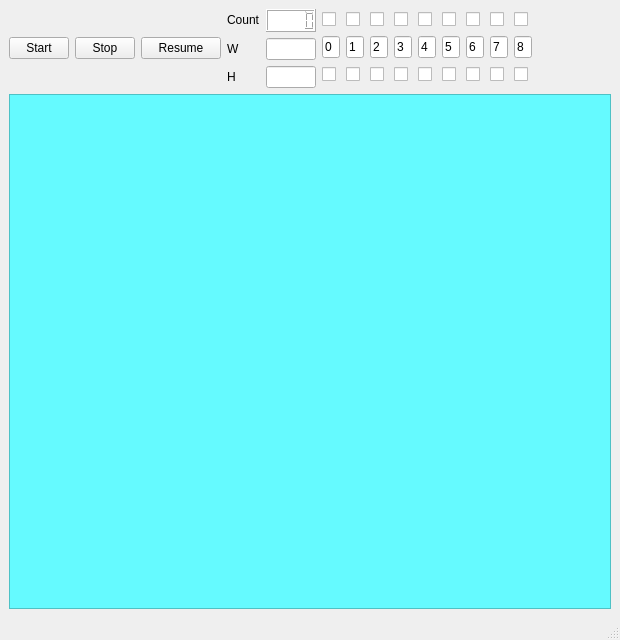
<?xml version="1.0" encoding="UTF-8"?>
<ui version="4.0">
 <class>MainWindow</class>
 <widget class="QMainWindow" name="MainWindow">
  <property name="geometry">
   <rect>
    <x>0</x>
    <y>0</y>
    <width>620</width>
    <height>640</height>
   </rect>
  </property>
  <property name="minimumSize">
   <size>
    <width>620</width>
    <height>640</height>
   </size>
  </property>
  <property name="windowTitle">
   <string>MainWindow</string>
  </property>
  <widget class="QWidget" name="centralwidget">
   <layout class="QVBoxLayout" name="verticalLayout_4">
    <item>
     <layout class="QHBoxLayout" name="horizontalLayout_4">
      <item>
       <widget class="QPushButton" name="pBut_1">
        <property name="maximumSize">
         <size>
          <width>60</width>
          <height>16777215</height>
         </size>
        </property>
        <property name="text">
         <string>Start</string>
        </property>
       </widget>
      </item>
      <item>
       <widget class="QPushButton" name="pBut_2">
        <property name="maximumSize">
         <size>
          <width>60</width>
          <height>16777215</height>
         </size>
        </property>
        <property name="text">
         <string>Stop</string>
        </property>
       </widget>
      </item>
      <item>
       <widget class="QPushButton" name="pBut_3">
        <property name="maximumSize">
         <size>
          <width>80</width>
          <height>16777215</height>
         </size>
        </property>
        <property name="text">
         <string>Resume</string>
        </property>
       </widget>
      </item>
      <item>
       <layout class="QVBoxLayout" name="verticalLayout_2">
        <item>
         <widget class="QLabel" name="lab_1">
          <property name="text">
           <string>Count</string>
          </property>
         </widget>
        </item>
        <item>
         <widget class="QLabel" name="lab_2">
          <property name="text">
           <string>W</string>
          </property>
         </widget>
        </item>
        <item>
         <widget class="QLabel" name="lab_3">
          <property name="text">
           <string>H</string>
          </property>
         </widget>
        </item>
       </layout>
      </item>
      <item>
       <layout class="QVBoxLayout" name="verticalLayout_3">
        <item>
         <widget class="QLCDNumber" name="lcdNum_1">
          <property name="maximumSize">
           <size>
            <width>50</width>
            <height>16777215</height>
           </size>
          </property>
          <property name="font">
           <font>
            <weight>75</weight>
            <bold>true</bold>
           </font>
          </property>
          <property name="styleSheet">
           <string notr="true">background-color: rgb(255, 255, 255);</string>
          </property>
         </widget>
        </item>
        <item>
         <widget class="QLineEdit" name="lEd_2">
          <property name="maximumSize">
           <size>
            <width>50</width>
            <height>16777215</height>
           </size>
          </property>
          <property name="font">
           <font>
            <weight>75</weight>
            <bold>true</bold>
           </font>
          </property>
         </widget>
        </item>
        <item>
         <widget class="QLineEdit" name="lEd_3">
          <property name="maximumSize">
           <size>
            <width>50</width>
            <height>16777215</height>
           </size>
          </property>
          <property name="font">
           <font>
            <weight>75</weight>
            <bold>true</bold>
           </font>
          </property>
         </widget>
        </item>
       </layout>
      </item>
      <item>
       <layout class="QVBoxLayout" name="verticalLayout">
        <item>
         <layout class="QHBoxLayout" name="horizontalLayout">
          <property name="sizeConstraint">
           <enum>QLayout::SetFixedSize</enum>
          </property>
          <item>
           <widget class="QCheckBox" name="cBoxB_0">
            <property name="maximumSize">
             <size>
              <width>20</width>
              <height>16777215</height>
             </size>
            </property>
            <property name="text">
             <string/>
            </property>
           </widget>
          </item>
          <item>
           <widget class="QCheckBox" name="cBoxB_1">
            <property name="maximumSize">
             <size>
              <width>20</width>
              <height>16777215</height>
             </size>
            </property>
            <property name="text">
             <string/>
            </property>
           </widget>
          </item>
          <item>
           <widget class="QCheckBox" name="cBoxB_2">
            <property name="maximumSize">
             <size>
              <width>20</width>
              <height>16777215</height>
             </size>
            </property>
            <property name="text">
             <string/>
            </property>
           </widget>
          </item>
          <item>
           <widget class="QCheckBox" name="cBoxB_3">
            <property name="maximumSize">
             <size>
              <width>20</width>
              <height>16777215</height>
             </size>
            </property>
            <property name="text">
             <string/>
            </property>
           </widget>
          </item>
          <item>
           <widget class="QCheckBox" name="cBoxB_4">
            <property name="maximumSize">
             <size>
              <width>20</width>
              <height>16777215</height>
             </size>
            </property>
            <property name="text">
             <string/>
            </property>
           </widget>
          </item>
          <item>
           <widget class="QCheckBox" name="cBoxB_5">
            <property name="maximumSize">
             <size>
              <width>20</width>
              <height>16777215</height>
             </size>
            </property>
            <property name="text">
             <string/>
            </property>
           </widget>
          </item>
          <item>
           <widget class="QCheckBox" name="cBoxB_6">
            <property name="maximumSize">
             <size>
              <width>20</width>
              <height>16777215</height>
             </size>
            </property>
            <property name="text">
             <string/>
            </property>
           </widget>
          </item>
          <item>
           <widget class="QCheckBox" name="cBoxB_7">
            <property name="maximumSize">
             <size>
              <width>20</width>
              <height>16777215</height>
             </size>
            </property>
            <property name="text">
             <string/>
            </property>
           </widget>
          </item>
          <item>
           <widget class="QCheckBox" name="cBoxB_8">
            <property name="maximumSize">
             <size>
              <width>20</width>
              <height>16777215</height>
             </size>
            </property>
            <property name="text">
             <string/>
            </property>
           </widget>
          </item>
         </layout>
        </item>
        <item>
         <layout class="QHBoxLayout" name="horizontalLayout_3">
          <property name="sizeConstraint">
           <enum>QLayout::SetFixedSize</enum>
          </property>
          <item>
           <widget class="QLineEdit" name="lineEdit">
            <property name="maximumSize">
             <size>
              <width>18</width>
              <height>16777215</height>
             </size>
            </property>
            <property name="text">
             <string>0</string>
            </property>
            <property name="alignment">
             <set>Qt::AlignLeading|Qt::AlignLeft|Qt::AlignVCenter</set>
            </property>
           </widget>
          </item>
          <item>
           <widget class="QLineEdit" name="lineEdit_2">
            <property name="maximumSize">
             <size>
              <width>18</width>
              <height>16777215</height>
             </size>
            </property>
            <property name="text">
             <string>1</string>
            </property>
            <property name="alignment">
             <set>Qt::AlignLeading|Qt::AlignLeft|Qt::AlignVCenter</set>
            </property>
           </widget>
          </item>
          <item>
           <widget class="QLineEdit" name="lineEdit_3">
            <property name="maximumSize">
             <size>
              <width>18</width>
              <height>16777215</height>
             </size>
            </property>
            <property name="text">
             <string>2</string>
            </property>
            <property name="alignment">
             <set>Qt::AlignLeading|Qt::AlignLeft|Qt::AlignVCenter</set>
            </property>
           </widget>
          </item>
          <item>
           <widget class="QLineEdit" name="lineEdit_4">
            <property name="maximumSize">
             <size>
              <width>18</width>
              <height>16777215</height>
             </size>
            </property>
            <property name="text">
             <string>3</string>
            </property>
            <property name="alignment">
             <set>Qt::AlignLeading|Qt::AlignLeft|Qt::AlignVCenter</set>
            </property>
           </widget>
          </item>
          <item>
           <widget class="QLineEdit" name="lineEdit_5">
            <property name="maximumSize">
             <size>
              <width>18</width>
              <height>16777215</height>
             </size>
            </property>
            <property name="text">
             <string>4</string>
            </property>
            <property name="alignment">
             <set>Qt::AlignLeading|Qt::AlignLeft|Qt::AlignVCenter</set>
            </property>
           </widget>
          </item>
          <item>
           <widget class="QLineEdit" name="lineEdit_6">
            <property name="maximumSize">
             <size>
              <width>18</width>
              <height>16777215</height>
             </size>
            </property>
            <property name="text">
             <string>5</string>
            </property>
            <property name="alignment">
             <set>Qt::AlignLeading|Qt::AlignLeft|Qt::AlignVCenter</set>
            </property>
           </widget>
          </item>
          <item>
           <widget class="QLineEdit" name="lineEdit_7">
            <property name="maximumSize">
             <size>
              <width>18</width>
              <height>16777215</height>
             </size>
            </property>
            <property name="text">
             <string>6</string>
            </property>
            <property name="alignment">
             <set>Qt::AlignLeading|Qt::AlignLeft|Qt::AlignVCenter</set>
            </property>
           </widget>
          </item>
          <item>
           <widget class="QLineEdit" name="lineEdit_8">
            <property name="maximumSize">
             <size>
              <width>18</width>
              <height>16777215</height>
             </size>
            </property>
            <property name="text">
             <string>7</string>
            </property>
            <property name="alignment">
             <set>Qt::AlignLeading|Qt::AlignLeft|Qt::AlignVCenter</set>
            </property>
           </widget>
          </item>
          <item>
           <widget class="QLineEdit" name="lineEdit_9">
            <property name="maximumSize">
             <size>
              <width>18</width>
              <height>16777215</height>
             </size>
            </property>
            <property name="text">
             <string>8</string>
            </property>
            <property name="alignment">
             <set>Qt::AlignLeading|Qt::AlignLeft|Qt::AlignVCenter</set>
            </property>
           </widget>
          </item>
         </layout>
        </item>
        <item>
         <layout class="QHBoxLayout" name="horizontalLayout_2">
          <property name="sizeConstraint">
           <enum>QLayout::SetFixedSize</enum>
          </property>
          <item>
           <widget class="QCheckBox" name="cBoxS_0">
            <property name="maximumSize">
             <size>
              <width>20</width>
              <height>16777215</height>
             </size>
            </property>
            <property name="text">
             <string/>
            </property>
           </widget>
          </item>
          <item>
           <widget class="QCheckBox" name="cBoxS_1">
            <property name="maximumSize">
             <size>
              <width>20</width>
              <height>16777215</height>
             </size>
            </property>
            <property name="text">
             <string/>
            </property>
           </widget>
          </item>
          <item>
           <widget class="QCheckBox" name="cBoxS_2">
            <property name="maximumSize">
             <size>
              <width>20</width>
              <height>16777215</height>
             </size>
            </property>
            <property name="text">
             <string/>
            </property>
           </widget>
          </item>
          <item>
           <widget class="QCheckBox" name="cBoxS_3">
            <property name="maximumSize">
             <size>
              <width>20</width>
              <height>16777215</height>
             </size>
            </property>
            <property name="text">
             <string/>
            </property>
           </widget>
          </item>
          <item>
           <widget class="QCheckBox" name="cBoxS_4">
            <property name="maximumSize">
             <size>
              <width>20</width>
              <height>16777215</height>
             </size>
            </property>
            <property name="text">
             <string/>
            </property>
           </widget>
          </item>
          <item>
           <widget class="QCheckBox" name="cBoxS_5">
            <property name="maximumSize">
             <size>
              <width>20</width>
              <height>16777215</height>
             </size>
            </property>
            <property name="text">
             <string/>
            </property>
           </widget>
          </item>
          <item>
           <widget class="QCheckBox" name="cBoxS_6">
            <property name="maximumSize">
             <size>
              <width>20</width>
              <height>16777215</height>
             </size>
            </property>
            <property name="text">
             <string/>
            </property>
           </widget>
          </item>
          <item>
           <widget class="QCheckBox" name="cBoxS_7">
            <property name="maximumSize">
             <size>
              <width>20</width>
              <height>16777215</height>
             </size>
            </property>
            <property name="text">
             <string/>
            </property>
           </widget>
          </item>
          <item>
           <widget class="QCheckBox" name="cBoxS_8">
            <property name="maximumSize">
             <size>
              <width>20</width>
              <height>16777215</height>
             </size>
            </property>
            <property name="text">
             <string/>
            </property>
           </widget>
          </item>
         </layout>
        </item>
       </layout>
      </item>
      <item>
       <spacer name="horizontalSpacer">
        <property name="orientation">
         <enum>Qt::Horizontal</enum>
        </property>
        <property name="sizeHint" stdset="0">
         <size>
          <width>98</width>
          <height>50</height>
         </size>
        </property>
       </spacer>
      </item>
     </layout>
    </item>
    <item>
     <widget class="QGraphicsView" name="gr_1">
      <property name="minimumSize">
       <size>
        <width>600</width>
        <height>460</height>
       </size>
      </property>
      <property name="cursor" stdset="0">
       <cursorShape>CrossCursor</cursorShape>
      </property>
      <property name="styleSheet">
       <string notr="true">border-color: rgb(252, 71, 71);
background-color: rgb(101, 250, 255);</string>
      </property>
      <property name="verticalScrollBarPolicy">
       <enum>Qt::ScrollBarAlwaysOff</enum>
      </property>
      <property name="horizontalScrollBarPolicy">
       <enum>Qt::ScrollBarAlwaysOff</enum>
      </property>
     </widget>
    </item>
   </layout>
  </widget>
  <widget class="QStatusBar" name="statusbar"/>
 </widget>
 <resources/>
 <connections/>
</ui>
